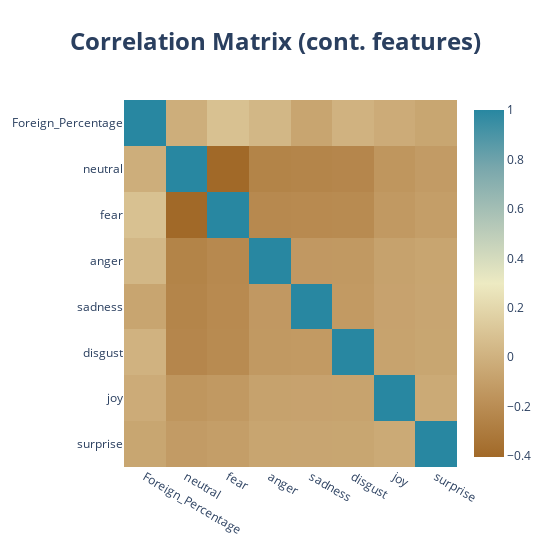

Here is the notebook cell this chart was saved with:
### Code cell
corr = df_corr.corr()
fig = go.Figure(data= go.Heatmap(z=corr,
                                 x=corr.index.values,
                                 y=corr.columns.values,
                                 colorscale='earth',
                                 )
                )
fig.update_layout(title_text='<b>Correlation Matrix (cont. features)<b>',
                  title_x=0.5,
                  titlefont={'size': 24},
                  width=550, height=550,
                  xaxis_showgrid=False,
                  yaxis_showgrid=False,
                  yaxis_autorange='reversed', 
                  paper_bgcolor=None,
                  )
fig.show()

### Figure 1 — Plotly figure (JSON) as saved in the notebook; plotly's stock layout.template omitted (floating-point values rounded to 4 significant figures)
{"data": [{"colorscale": [[0, "rgb(161, 105, 40)"], [0.1667, "rgb(189, 146, 90)"], [0.3333, "rgb(214, 189, 141)"], [0.5, "rgb(237, 234, 194)"], [0.6667, "rgb(181, 200, 184)"], [0.8333, "rgb(121, 167, 172)"], [1, "rgb(40, 135, 161)"]], "type": "heatmap", "x": ["Foreign_Percentage", "neutral", "fear", "anger", "sadness", "disgust", "joy", "surprise"], "y": ["Foreign_Percentage", "neutral", "fear", "anger", "sadness", "disgust", "joy", "surprise"], "z": [[1, -0.01907, 0.08308, 0.0305, -0.06781, 0.005111, -0.03251, -0.06318], [-0.01907, 1, -0.4033, -0.2515, -0.2423, -0.237, -0.1495, -0.1199], [0.08308, -0.4033, 1, -0.2231, -0.215, -0.2102, -0.1326, -0.1063], [0.0305, -0.2515, -0.2231, 1, -0.1341, -0.1311, -0.08271, -0.0663], [-0.06781, -0.2423, -0.215, -0.1341, 1, -0.1263, -0.07969, -0.06388], [0.005111, -0.237, -0.2102, -0.1311, -0.1263, 1, -0.07794, -0.06248], [-0.03251, -0.1495, -0.1326, -0.08271, -0.07969, -0.07794, 1, -0.03941], [-0.06318, -0.1199, -0.1063, -0.0663, -0.06388, -0.06248, -0.03941, 1]]}], "layout": {"height": 550, "title": {"font": {"size": 24}, "text": "<b>Correlation Matrix (cont. features)<b>", "x": 0.5}, "width": 550, "xaxis": {"showgrid": false}, "yaxis": {"autorange": "reversed", "showgrid": false}}}
